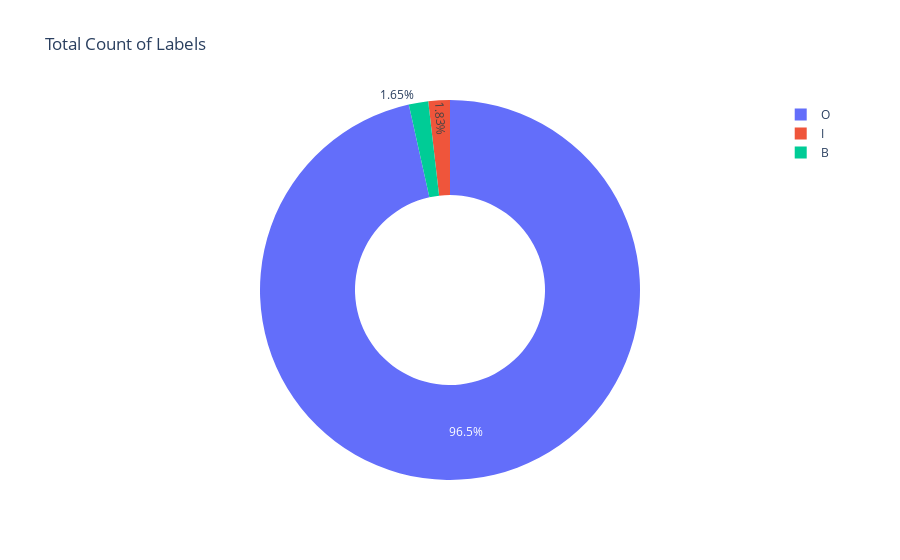

Here is the notebook cell this chart was saved with:
### Code cell
labels_pie = np.argmax(labels, axis=-1)
labels_pie = labels_pie.reshape(-1)
labels_pie = pd.Series(labels_pie)
labels_pie = labels_pie.map({0: 'O', 1: 'B', 2: 'I'})
labels_pie = labels_pie.value_counts()
px.pie(names = labels_pie.index,values= labels_pie.values, hole = 0.5,title ='Total Count of Labels')

### Figure 1 — Plotly figure (JSON) as saved in the notebook; plotly's stock layout.template omitted (floating-point values rounded to 4 significant figures)
{"data": [{"domain": {"x": [0, 1], "y": [0, 1]}, "hole": 0.5, "hovertemplate": "label=%{label}<br>value=%{value}<extra></extra>", "labels": ["O", "I", "B"], "legendgroup": "", "name": "", "showlegend": true, "type": "pie", "values": [41735, 791, 714]}], "layout": {"legend": {"tracegroupgap": 0}, "title": {"text": "Total Count of Labels"}}}
